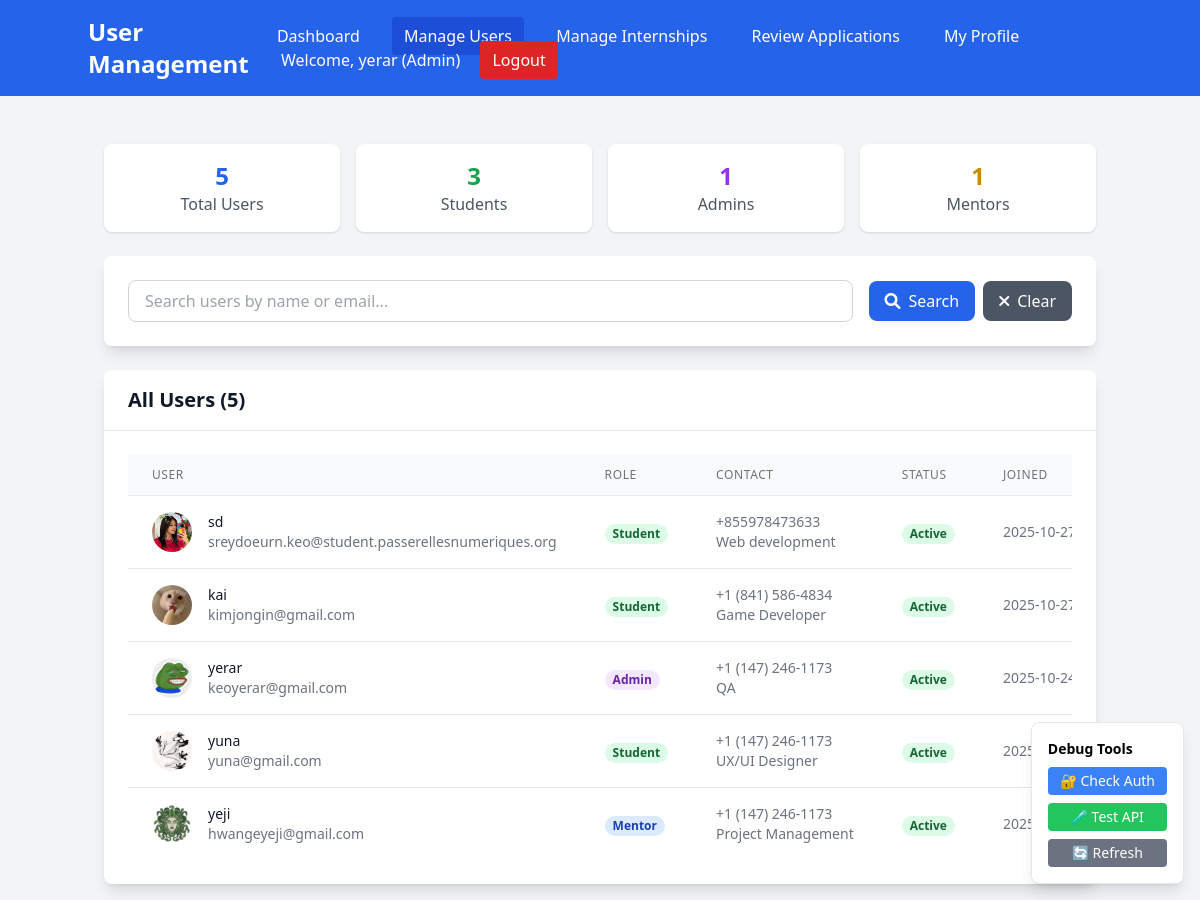
Page /admin/users (signed in) on the earlier database version.
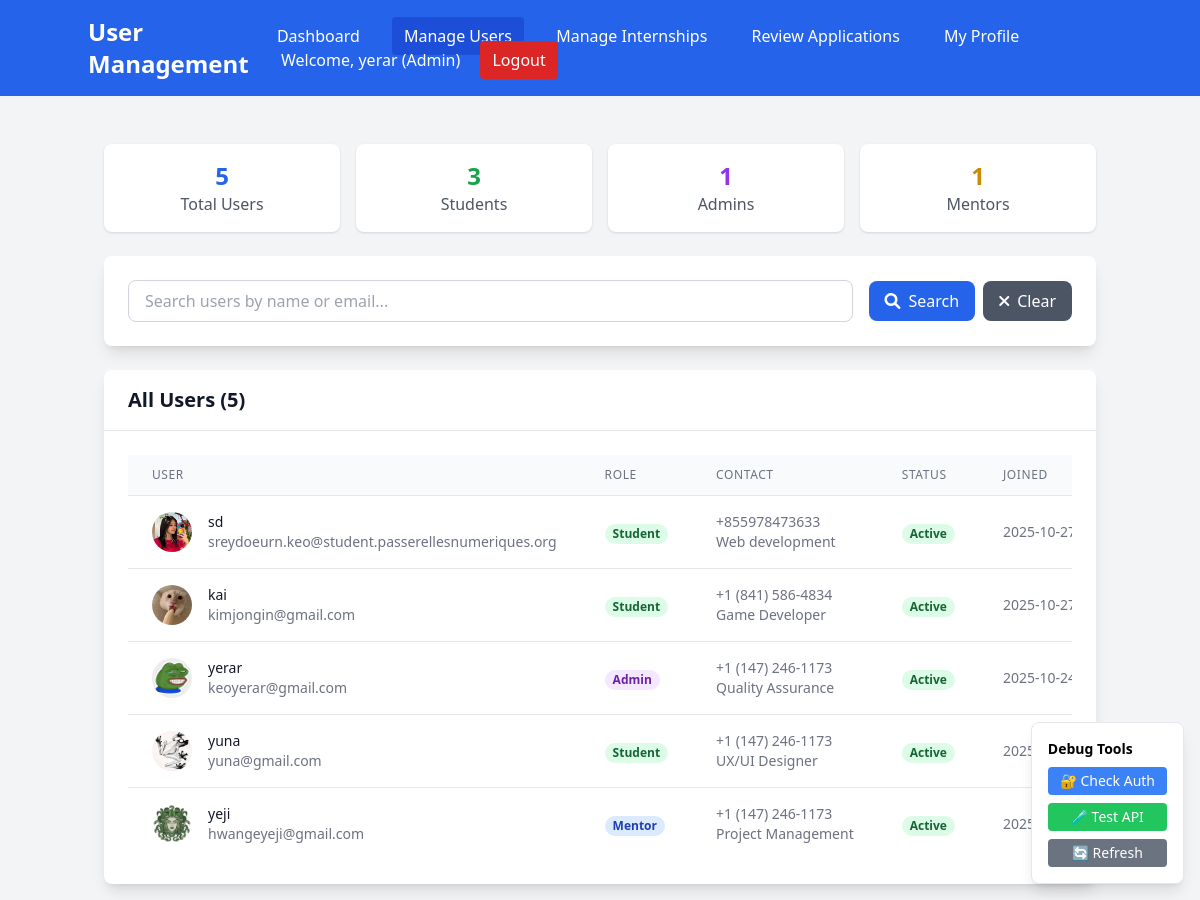
Same page on the later database version.
### models.py (models this page shows)
class User(Base):
    __tablename__ = "users"
    id = Column(Integer, primary_key=True, index=True)
    email = Column(String(255), unique=True, index=True, nullable=False)
    hashed_password = Column(String(255), nullable=False)
    full_name = Column(String(255), nullable=False)
    role = Column(Enum(UserRole), nullable=False, default=UserRole.STUDENT)
    phone = Column(String(20))
    department = Column(String(255))
    profile_picture = Column(String(500), default="default_avatar.png")
    created_at = Column(DateTime(timezone=True), server_default=func.now())
    is_active = Column(Boolean, default=True)
    created_internships = relationship("Internship", back_populates="creator")
    applications = relationship("InternshipApplication", back_populates="student")
    assigned_tasks = relationship("Task", foreign_keys="Task.student_id", back_populates="student")
    assigned_by_tasks = relationship("Task", foreign_keys="Task.assigned_by", back_populates="assigner")
    student_feedback = relationship("Feedback", foreign_keys="Feedback.student_id", back_populates="student")
    mentor_feedback = relationship("Feedback", foreign_keys="Feedback.mentor_id", back_populates="mentor")

### app.py (the view)
@app.get("/admin/users", response_class=HTMLResponse)
async def admin_users_page(request: Request, db: Session = Depends(get_db)):
    try:
        user = await get_current_user_from_cookie(request, db)
        if user.role != "admin":
            return RedirectResponse("/dashboard?error=Access denied")
        users = crud.get_all_users(db)
        stats = crud.get_system_stats(db)
        return templates.TemplateResponse("admin_users.html", {
            "request": request,
            "user": user,
            "users": users,
            "stats": stats
        })
    except Exception as e:
        return RedirectResponse("/login")

### templates/admin_users.html (shortened to what the changed rows need)
<!DOCTYPE html>
<html>
<head>
    <script src="https://cdn.tailwindcss.com"></script>
    <link href="https://cdnjs.cloudflare.com/ajax/libs/font-awesome/6.0.0/css/all.min.css" rel="stylesheet">
</head>
<body class="bg-gray-100">
    <nav class="bg-blue-600 text-white p-4">
        <div class="container mx-auto flex justify-between items-center">
            <h1 class="text-2xl font-bold">User Management</h1>
            <div class="space-x-4">
                <a href="/admin/dashboard" class="hover:bg-blue-700 px-3 py-2 rounded">Dashboard</a>
                <a href="/admin/users" class="bg-blue-700 px-3 py-2 rounded">Manage Users</a>
                <a href="/admin/internships" class="hover:bg-blue-700 px-3 py-2 rounded">Manage Internships</a>
                <a href="/admin/applications" class="hover:bg-blue-700 px-3 py-2 rounded">Review Applications</a>
                <a href="/profile" class="hover:bg-blue-700 px-3 py-2 rounded">My Profile</a>
                <span>Welcome, {{ user.full_name }} (Admin)</span>
                <a href="/logout" class="bg-red-600 hover:bg-red-700 px-3 py-2 rounded">Logout</a>
            </div>
        </div>
    </nav>
    <div class="container mx-auto mt-8 p-4">
        <div class="bg-white rounded-lg shadow-lg">
            <div class="px-6 py-4 border-b border-gray-200">
                <h2 class="text-xl font-semibold text-gray-900">All Users ({{ users|length }})</h2>
            </div>
            <div class="p-6">
                {% if users %}
                <div class="overflow-x-auto">
                    <table class="min-w-full divide-y divide-gray-200">
                        <thead class="bg-gray-50">
                            <tr>
                                <th class="px-6 py-3 text-left text-xs font-medium text-gray-500 uppercase tracking-wider">User</th>
                                <th class="px-6 py-3 text-left text-xs font-medium text-gray-500 uppercase tracking-wider">Role</th>
                                <th class="px-6 py-3 text-left text-xs font-medium text-gray-500 uppercase tracking-wider">Contact</th>
                                <th class="px-6 py-3 text-left text-xs font-medium text-gray-500 uppercase tracking-wider">Status</th>
                                <th class="px-6 py-3 text-left text-xs font-medium text-gray-500 uppercase tracking-wider">Joined</th>
                            </tr>
                        </thead>
                        <tbody class="bg-white divide-y divide-gray-200">
                            {% for user_item in users %}
                            <tr>
                                <td class="px-6 py-4 whitespace-nowrap">
                                    <div class="flex items-center">
                                        <div class="flex-shrink-0 h-10 w-10">
                                            <img class="h-10 w-10 rounded-full"
                                                 src="/uploads/profile_pictures/{{ user_item.profile_picture if user_item.profile_picture else 'default_avatar.png' }}"
                                                 alt="{{ user_item.full_name }}"
                                                 onerror="this.src='/static/images/default_avatar.svg'">
                                        </div>
                                        <div class="ml-4">
                                            <div class="text-sm font-medium text-gray-900">{{ user_item.full_name }}</div>
                                            <div class="text-sm text-gray-500">{{ user_item.email }}</div>
                                        </div>
                                    </div>
                                </td>
                                <td class="px-6 py-4 whitespace-nowrap">
                                    <span class="px-2 inline-flex text-xs leading-5 font-semibold rounded-full
                                        {% if user_item.role == 'admin' %}bg-purple-100 text-purple-800
                                        {% elif user_item.role == 'mentor' %}bg-blue-100 text-blue-800
                                        {% else %}bg-green-100 text-green-800{% endif %}">
                                        {{ user_item.role|title }}
                                    </span>
                                </td>
                                <td class="px-6 py-4 whitespace-nowrap text-sm text-gray-500">
                                    {{ user_item.phone or 'N/A' }}<br>
                                    {{ user_item.department or 'N/A' }}
                                </td>
                                <td class="px-6 py-4 whitespace-nowrap">
                                    <span class="px-2 inline-flex text-xs leading-5 font-semibold rounded-full
                                        {% if user_item.is_active %}bg-green-100 text-green-800
                                        {% else %}bg-red-100 text-red-800{% endif %}">
                                        {{ 'Active' if user_item.is_active else 'Inactive' }}
                                    </span>
                                </td>
                                <td class="px-6 py-4 whitespace-nowrap text-sm text-gray-500">
                                    {{ user_item.created_at.strftime('%Y-%m-%d') }}
                                </td>
                            </tr>
                            {% endfor %}
                        </tbody>
                    </table>
                </div>
                {% else %}
                <div class="text-center py-8">
                    <i class="fas fa-users text-gray-400 text-4xl mb-4"></i>
                    <p class="text-gray-500 text-lg">No users found.</p>
                </div>
                {% endif %}
            </div>
        </div>
    </div>
</body>
</html>

Differences in the rows shown:
changed User "yerar": department "QA" → "Quality Assurance"
